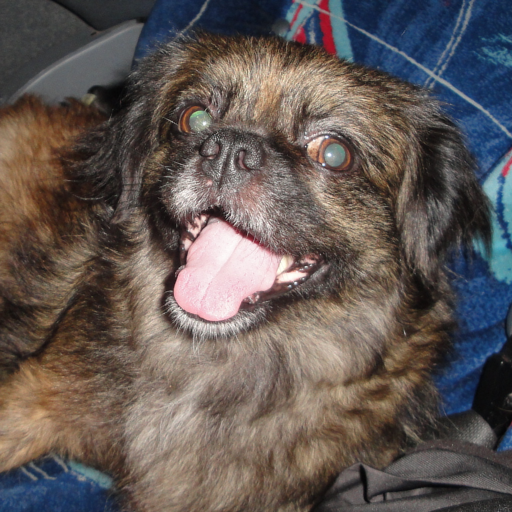
#> input picture HW01/chicky.png, 512 x 512 px
$ jupyter execute Session_1_Homework_Assignment_Djebbari_Mohamed_Yacine.ipynb
#> lines starting #> are read from the running program, lines starting #| are printed output that depends on the picture
[cell 1]
import numpy as np
import matplotlib.pyplot as plt
import cv2

## 1.Read the dog image using cv2.

[cell 2]
dog=cv2.imread('chicky.png', 0)
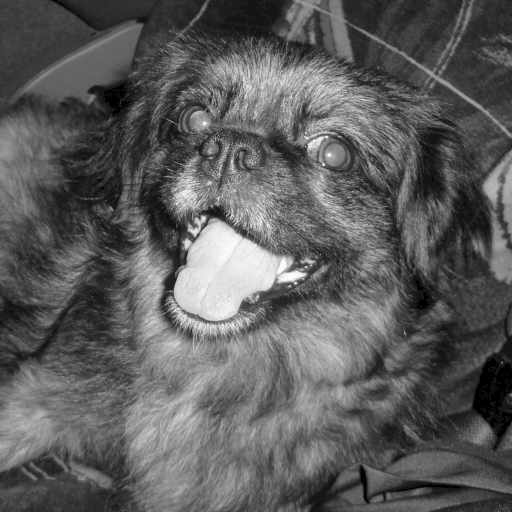
#> dog: shape (512, 512); min 0, max 255, mean 92.5
print(dog)
#> (printed output is left out)

## 2. Convert into RGB

[cell 3]
dog=cv2.imread('chicky.png', -1)
#> dog: shape (512, 512, 4)
print(dog)
#> (printed output is left out)

## 3. Display Image

[cell 4]
cv2.imshow('dog', dog)
cv2.waitKey(0)
cv2.destroyAllWindows()

## 4.Create histograms for the pixel intensity count of the three RGB channels

[cell 5]
dog=cv2.imread('chicky.png')
#> dog is the input picture: shape (512, 512, 3); mean B, G, R 85.8, 89.1, 98.5
r, g, b = cv2.split(dog)
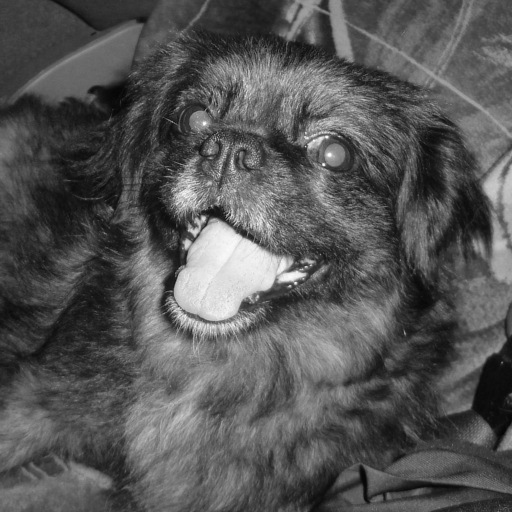
#> r: shape (512, 512); min 4, max 255, mean 85.8
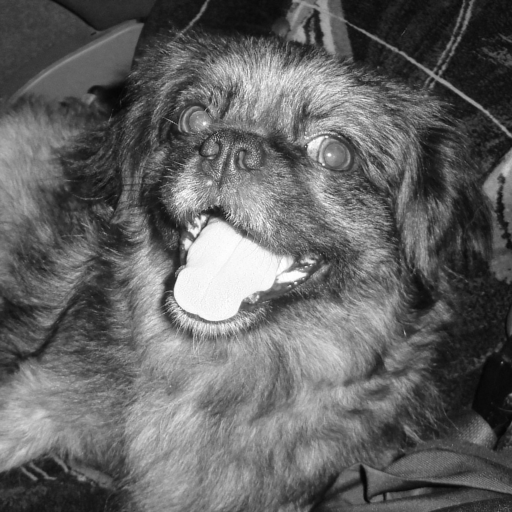
#> b: shape (512, 512); min 5, max 255, mean 98.5

plt.hist(r.ravel(),256, [0,256])
plt.hist(g.ravel(),256, [0,256])
plt.hist(b.ravel(),256, [0,256])

plt.title('Intensity of RGB channels')
plt.xlabel('Intensity of Pixels')
plt.ylabel('Count of Pixels')
plt.show()
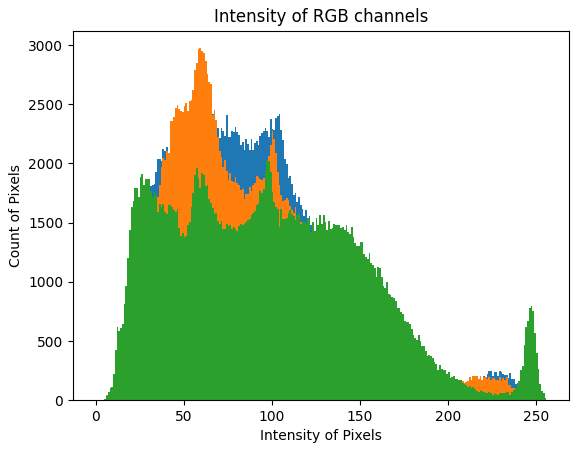
#> figure drawn by matplotlib, 1 panel; tallest bar 2776 high, from x = 60 to 61; tallest bar 2974 high, from x = 59 to 60; tallest bar 2029 high, from x = 97 to 98

## 5.Display all three histograms using subplot and add the respective labels for x and y axes.

[cell 6]
fig, axes =plt.subplots(nrows =1, ncols =3, sharey =True, figsize =(10,4))

axes[0].hist(r.ravel(),256, [0,256], color='Red')
axes[1].hist(g.ravel(),256, [0,256], color='Green')
axes[2].hist(b.ravel(),256, [0,256], color='Blue')

axes[0].set_title('Intensity of Red channel')
axes[0].set_xlabel('Intensity of Pixels')
axes[0].set_ylabel('Count of Pixels')

axes[1].set_title('Intensity of Green channel')
axes[1].set_xlabel('Intensity of Pixels')
axes[1].set_ylabel('Count of Pixels')

axes[2].set_title('Intensity of Blue channel')
axes[2].set_xlabel('Intensity of Pixels')
axes[2].set_ylabel('Count of Pixels')

plt.tight_layout()
plt.show()
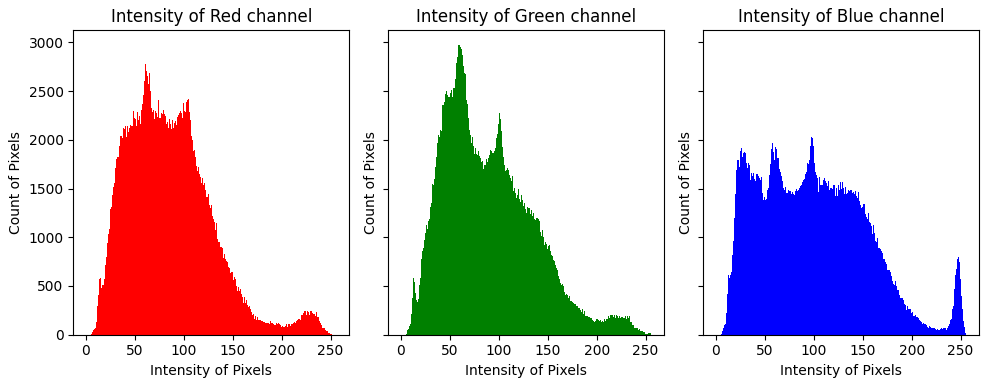
#> figure drawn by matplotlib, 3 panels; panel 1: tallest bar 2776 high, from x = 60 to 61

## 6. Convert the image into gray scale and display it.

[cell 7]
dog=cv2.imread('chicky.png', cv2.IMREAD_GRAYSCALE)
print(dog)
#> (printed output is left out)
plt.hist(dog.ravel(),256, [0,256])
plt.show()
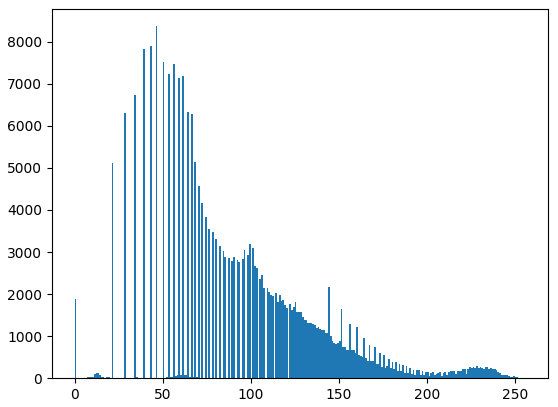
#> figure drawn by matplotlib, 1 panel; tallest bar 8368 high, from x = 46 to 47
